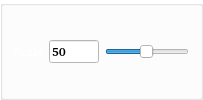
               <widget class="QGroupBox" name="groupBox_12">
                <property name="palette">
                 <palette>
                  <active>
                   <colorrole role="WindowText">
                    <brush brushstyle="SolidPattern">
                     <color alpha="255">
                      <red>255</red>
                      <green>255</green>
                      <blue>255</blue>
                     </color>
                    </brush>
                   </colorrole>
                   <colorrole role="Button">
                    <brush brushstyle="SolidPattern">
                     <color alpha="255">
                      <red>255</red>
                      <green>255</green>
                      <blue>255</blue>
                     </color>
                    </brush>
                   </colorrole>
                   <colorrole role="Text">
                    <brush brushstyle="SolidPattern">
                     <color alpha="255">
                      <red>0</red>
                      <green>0</green>
                      <blue>0</blue>
                     </color>
                    </brush>
                   </colorrole>
                   <colorrole role="ButtonText">
                    <brush brushstyle="SolidPattern">
                     <color alpha="255">
                      <red>255</red>
                      <green>255</green>
                      <blue>255</blue>
                     </color>
                    </brush>
                   </colorrole>
                   <colorrole role="Base">
                    <brush brushstyle="SolidPattern">
                     <color alpha="255">
                      <red>255</red>
                      <green>255</green>
                      <blue>255</blue>
                     </color>
                    </brush>
                   </colorrole>
                   <colorrole role="Window">
                    <brush brushstyle="SolidPattern">
                     <color alpha="255">
                      <red>255</red>
                      <green>255</green>
                      <blue>255</blue>
                     </color>
                    </brush>
                   </colorrole>
                   <colorrole role="PlaceholderText">
                    <brush brushstyle="SolidPattern">
                     <color alpha="255">
                      <red>0</red>
                      <green>0</green>
                      <blue>0</blue>
                     </color>
                    </brush>
                   </colorrole>
                  </active>
                  <inactive>
                   <colorrole role="WindowText">
                    <brush brushstyle="SolidPattern">
                     <color alpha="255">
                      <red>255</red>
                      <green>255</green>
                      <blue>255</blue>
                     </color>
                    </brush>
                   </colorrole>
                   <colorrole role="Button">
                    <brush brushstyle="SolidPattern">
                     <color alpha="255">
                      <red>255</red>
                      <green>255</green>
                      <blue>255</blue>
                     </color>
                    </brush>
                   </colorrole>
                   <colorrole role="Text">
                    <brush brushstyle="SolidPattern">
                     <color alpha="255">
                      <red>0</red>
                      <green>0</green>
                      <blue>0</blue>
                     </color>
                    </brush>
                   </colorrole>
                   <colorrole role="ButtonText">
                    <brush brushstyle="SolidPattern">
                     <color alpha="255">
                      <red>255</red>
                      <green>255</green>
                      <blue>255</blue>
                     </color>
                    </brush>
                   </colorrole>
                   <colorrole role="Base">
                    <brush brushstyle="SolidPattern">
                     <color alpha="255">
                      <red>255</red>
                      <green>255</green>
                      <blue>255</blue>
                     </color>
                    </brush>
                   </colorrole>
                   <colorrole role="Window">
                    <brush brushstyle="SolidPattern">
                     <color alpha="255">
                      <red>255</red>
                      <green>255</green>
                      <blue>255</blue>
                     </color>
                    </brush>
                   </colorrole>
                   <colorrole role="PlaceholderText">
                    <brush brushstyle="SolidPattern">
                     <color alpha="255">
                      <red>0</red>
                      <green>0</green>
                      <blue>0</blue>
                     </color>
                    </brush>
                   </colorrole>
                  </inactive>
                  <disabled>
                   <colorrole role="WindowText">
                    <brush brushstyle="SolidPattern">
                     <color alpha="255">
                      <red>255</red>
                      <green>255</green>
                      <blue>255</blue>
                     </color>
                    </brush>
                   </colorrole>
                   <colorrole role="Button">
                    <brush brushstyle="SolidPattern">
                     <color alpha="255">
                      <red>255</red>
                      <green>255</green>
                      <blue>255</blue>
                     </color>
                    </brush>
                   </colorrole>
                   <colorrole role="Text">
                    <brush brushstyle="SolidPattern">
                     <color alpha="255">
                      <red>255</red>
                      <green>255</green>
                      <blue>255</blue>
                     </color>
                    </brush>
                   </colorrole>
                   <colorrole role="ButtonText">
                    <brush brushstyle="SolidPattern">
                     <color alpha="255">
                      <red>255</red>
                      <green>255</green>
                      <blue>255</blue>
                     </color>
                    </brush>
                   </colorrole>
                   <colorrole role="Base">
                    <brush brushstyle="SolidPattern">
                     <color alpha="255">
                      <red>255</red>
                      <green>255</green>
                      <blue>255</blue>
                     </color>
                    </brush>
                   </colorrole>
                   <colorrole role="Window">
                    <brush brushstyle="SolidPattern">
                     <color alpha="255">
                      <red>255</red>
                      <green>255</green>
                      <blue>255</blue>
                     </color>
                    </brush>
                   </colorrole>
                   <colorrole role="PlaceholderText">
                    <brush brushstyle="SolidPattern">
                     <color alpha="255">
                      <red>0</red>
                      <green>0</green>
                      <blue>0</blue>
                     </color>
                    </brush>
                   </colorrole>
                  </disabled>
                 </palette>
                </property>
                <property name="title">
                 <string/>
                </property>
                <layout class="QHBoxLayout" name="horizontalLayout_12">
                 <item>
                  <widget class="QLabel" name="label_6">
                   <property name="palette">
                    <palette>
                     <active>
                      <colorrole role="Text">
                       <brush brushstyle="SolidPattern">
                        <color alpha="255">
                         <red>145</red>
                         <green>65</green>
                         <blue>172</blue>
                        </color>
                       </brush>
                      </colorrole>
                      <colorrole role="ButtonText">
                       <brush brushstyle="SolidPattern">
                        <color alpha="255">
                         <red>145</red>
                         <green>65</green>
                         <blue>172</blue>
                        </color>
                       </brush>
                      </colorrole>
                      <colorrole role="PlaceholderText">
                       <brush brushstyle="SolidPattern">
                        <color alpha="128">
                         <red>145</red>
                         <green>65</green>
                         <blue>172</blue>
                        </color>
                       </brush>
                      </colorrole>
                     </active>
                     <inactive>
                      <colorrole role="Text">
                       <brush brushstyle="SolidPattern">
                        <color alpha="255">
                         <red>145</red>
                         <green>65</green>
                         <blue>172</blue>
                        </color>
                       </brush>
                      </colorrole>
                      <colorrole role="ButtonText">
                       <brush brushstyle="SolidPattern">
                        <color alpha="255">
                         <red>145</red>
                         <green>65</green>
                         <blue>172</blue>
                        </color>
                       </brush>
                      </colorrole>
                      <colorrole role="PlaceholderText">
                       <brush brushstyle="SolidPattern">
                        <color alpha="128">
                         <red>145</red>
                         <green>65</green>
                         <blue>172</blue>
                        </color>
                       </brush>
                      </colorrole>
                     </inactive>
                     <disabled>
                      <colorrole role="Text">
                       <brush brushstyle="SolidPattern">
                        <color alpha="255">
                         <red>190</red>
                         <green>190</green>
                         <blue>190</blue>
                        </color>
                       </brush>
                      </colorrole>
                      <colorrole role="ButtonText">
                       <brush brushstyle="SolidPattern">
                        <color alpha="255">
                         <red>190</red>
                         <green>190</green>
                         <blue>190</blue>
                        </color>
                       </brush>
                      </colorrole>
                      <colorrole role="PlaceholderText">
                       <brush brushstyle="SolidPattern">
                        <color alpha="128">
                         <red>0</red>
                         <green>0</green>
                         <blue>0</blue>
                        </color>
                       </brush>
                      </colorrole>
                     </disabled>
                    </palette>
                   </property>
                   <property name="font">
                    <font>
                     <family>URW Bookman [urw]</family>
                     <bold>true</bold>
                    </font>
                   </property>
                   <property name="text">
                    <string>Scale</string>
                   </property>
                  </widget>
                 </item>
                 <item>
                  <widget class="QLineEdit" name="scale_line_edit">
                   <property name="maximumSize">
                    <size>
                     <width>50</width>
                     <height>16777215</height>
                    </size>
                   </property>
                   <property name="palette">
                    <palette>
                     <active>
                      <colorrole role="WindowText">
                       <brush brushstyle="SolidPattern">
                        <color alpha="255">
                         <red>0</red>
                         <green>0</green>
                         <blue>0</blue>
                        </color>
                       </brush>
                      </colorrole>
                      <colorrole role="Dark">
                       <brush brushstyle="SolidPattern">
                        <color alpha="255">
                         <red>192</red>
                         <green>191</green>
                         <blue>188</blue>
                        </color>
                       </brush>
                      </colorrole>
                      <colorrole role="Mid">
                       <brush brushstyle="SolidPattern">
                        <color alpha="255">
                         <red>255</red>
                         <green>255</green>
                         <blue>255</blue>
                        </color>
                       </brush>
                      </colorrole>
                      <colorrole role="Text">
                       <brush brushstyle="SolidPattern">
                        <color alpha="255">
                         <red>0</red>
                         <green>0</green>
                         <blue>0</blue>
                        </color>
                       </brush>
                      </colorrole>
                      <colorrole role="BrightText">
                       <brush brushstyle="SolidPattern">
                        <color alpha="255">
                         <red>0</red>
                         <green>0</green>
                         <blue>0</blue>
                        </color>
                       </brush>
                      </colorrole>
                      <colorrole role="ButtonText">
                       <brush brushstyle="SolidPattern">
                        <color alpha="255">
                         <red>0</red>
                         <green>0</green>
                         <blue>0</blue>
                        </color>
                       </brush>
                      </colorrole>
                      <colorrole role="Base">
                       <brush brushstyle="SolidPattern">
                        <color alpha="255">
                         <red>255</red>
                         <green>255</green>
                         <blue>255</blue>
                        </color>
                       </brush>
                      </colorrole>
                      <colorrole role="Window">
                       <brush brushstyle="SolidPattern">
                        <color alpha="255">
                         <red>255</red>
                         <green>255</green>
                         <blue>255</blue>
                        </color>
                       </brush>
                      </colorrole>
                      <colorrole role="Highlight">
                       <brush brushstyle="SolidPattern">
                        <color alpha="255">
                         <red>255</red>
                         <green>255</green>
                         <blue>255</blue>
                        </color>
                       </brush>
                      </colorrole>
                      <colorrole role="HighlightedText">
                       <brush brushstyle="SolidPattern">
                        <color alpha="255">
                         <red>0</red>
                         <green>0</green>
                         <blue>0</blue>
                        </color>
                       </brush>
                      </colorrole>
                      <colorrole role="PlaceholderText">
                       <brush brushstyle="SolidPattern">
                        <color alpha="128">
                         <red>224</red>
                         <green>27</green>
                         <blue>36</blue>
                        </color>
                       </brush>
                      </colorrole>
                      <colorrole role="Accent">
                       <brush brushstyle="SolidPattern">
                        <color alpha="255">
                         <red>255</red>
                         <green>255</green>
                         <blue>255</blue>
                        </color>
                       </brush>
                      </colorrole>
                     </active>
                     <inactive>
                      <colorrole role="WindowText">
                       <brush brushstyle="SolidPattern">
                        <color alpha="255">
                         <red>0</red>
                         <green>0</green>
                         <blue>0</blue>
                        </color>
                       </brush>
                      </colorrole>
                      <colorrole role="Dark">
                       <brush brushstyle="SolidPattern">
                        <color alpha="255">
                         <red>192</red>
                         <green>191</green>
                         <blue>188</blue>
                        </color>
                       </brush>
                      </colorrole>
                      <colorrole role="Mid">
                       <brush brushstyle="SolidPattern">
                        <color alpha="255">
                         <red>255</red>
                         <green>255</green>
                         <blue>255</blue>
                        </color>
                       </brush>
                      </colorrole>
                      <colorrole role="Text">
                       <brush brushstyle="SolidPattern">
                        <color alpha="255">
                         <red>0</red>
                         <green>0</green>
                         <blue>0</blue>
                        </color>
                       </brush>
                      </colorrole>
                      <colorrole role="BrightText">
                       <brush brushstyle="SolidPattern">
                        <color alpha="255">
                         <red>0</red>
                         <green>0</green>
                         <blue>0</blue>
                        </color>
                       </brush>
                      </colorrole>
                      <colorrole role="ButtonText">
                       <brush brushstyle="SolidPattern">
                        <color alpha="255">
                         <red>0</red>
                         <green>0</green>
                         <blue>0</blue>
                        </color>
                       </brush>
                      </colorrole>
                      <colorrole role="Base">
                       <brush brushstyle="SolidPattern">
                        <color alpha="255">
                         <red>255</red>
                         <green>255</green>
                         <blue>255</blue>
                        </color>
                       </brush>
                      </colorrole>
                      <colorrole role="Window">
                       <brush brushstyle="SolidPattern">
                        <color alpha="255">
                         <red>255</red>
                         <green>255</green>
                         <blue>255</blue>
                        </color>
                       </brush>
                      </colorrole>
                      <colorrole role="Highlight">
                       <brush brushstyle="SolidPattern">
                        <color alpha="255">
                         <red>255</red>
                         <green>255</green>
                         <blue>255</blue>
                        </color>
                       </brush>
                      </colorrole>
                      <colorrole role="HighlightedText">
                       <brush brushstyle="SolidPattern">
                        <color alpha="255">
                         <red>0</red>
                         <green>0</green>
                         <blue>0</blue>
                        </color>
                       </brush>
                      </colorrole>
                      <colorrole role="PlaceholderText">
                       <brush brushstyle="SolidPattern">
                        <color alpha="128">
                         <red>224</red>
                         <green>27</green>
                         <blue>36</blue>
                        </color>
                       </brush>
                      </colorrole>
                      <colorrole role="Accent">
                       <brush brushstyle="SolidPattern">
                        <color alpha="255">
                         <red>255</red>
                         <green>255</green>
                         <blue>255</blue>
                        </color>
                       </brush>
                      </colorrole>
                     </inactive>
                     <disabled>
                      <colorrole role="WindowText">
                       <brush brushstyle="SolidPattern">
                        <color alpha="255">
                         <red>192</red>
                         <green>191</green>
                         <blue>188</blue>
                        </color>
                       </brush>
                      </colorrole>
                      <colorrole role="Dark">
                       <brush brushstyle="SolidPattern">
                        <color alpha="255">
                         <red>192</red>
                         <green>191</green>
                         <blue>188</blue>
                        </color>
                       </brush>
                      </colorrole>
                      <colorrole role="Mid">
                       <brush brushstyle="SolidPattern">
                        <color alpha="255">
                         <red>255</red>
                         <green>255</green>
                         <blue>255</blue>
                        </color>
                       </brush>
                      </colorrole>
                      <colorrole role="Text">
                       <brush brushstyle="SolidPattern">
                        <color alpha="255">
                         <red>192</red>
                         <green>191</green>
                         <blue>188</blue>
                        </color>
                       </brush>
                      </colorrole>
                      <colorrole role="BrightText">
                       <brush brushstyle="SolidPattern">
                        <color alpha="255">
                         <red>0</red>
                         <green>0</green>
                         <blue>0</blue>
                        </color>
                       </brush>
                      </colorrole>
                      <colorrole role="ButtonText">
                       <brush brushstyle="SolidPattern">
                        <color alpha="255">
                         <red>192</red>
                         <green>191</green>
                         <blue>188</blue>
                        </color>
                       </brush>
                      </colorrole>
                      <colorrole role="Base">
                       <brush brushstyle="SolidPattern">
                        <color alpha="255">
                         <red>255</red>
                         <green>255</green>
                         <blue>255</blue>
                        </color>
                       </brush>
                      </colorrole>
                      <colorrole role="Window">
                       <brush brushstyle="SolidPattern">
                        <color alpha="255">
                         <red>255</red>
                         <green>255</green>
                         <blue>255</blue>
                        </color>
                       </brush>
                      </colorrole>
                      <colorrole role="HighlightedText">
                       <brush brushstyle="SolidPattern">
                        <color alpha="255">
                         <red>0</red>
                         <green>0</green>
                         <blue>0</blue>
                        </color>
                       </brush>
                      </colorrole>
                      <colorrole role="PlaceholderText">
                       <brush brushstyle="SolidPattern">
                        <color alpha="128">
                         <red>0</red>
                         <green>0</green>
                         <blue>0</blue>
                        </color>
                       </brush>
                      </colorrole>
                      <colorrole role="Accent">
                       <brush brushstyle="SolidPattern">
                        <color alpha="255">
                         <red>255</red>
                         <green>255</green>
                         <blue>255</blue>
                        </color>
                       </brush>
                      </colorrole>
                     </disabled>
                    </palette>
                   </property>
                   <property name="font">
                    <font>
                     <family>URW Bookman [urw]</family>
                     <bold>true</bold>
                    </font>
                   </property>
                   <property name="text">
                    <string>50</string>
                   </property>
                  </widget>
                 </item>
                 <item>
                  <widget class="QSlider" name="scale_slider">
                   <property name="palette">
                    <palette>
                     <active>
                      <colorrole role="WindowText">
                       <brush brushstyle="SolidPattern">
                        <color alpha="255">
                         <red>145</red>
                         <green>65</green>
                         <blue>172</blue>
                        </color>
                       </brush>
                      </colorrole>
                      <colorrole role="Button">
                       <brush brushstyle="SolidPattern">
                        <color alpha="255">
                         <red>255</red>
                         <green>255</green>
                         <blue>255</blue>
                        </color>
                       </brush>
                      </colorrole>
                      <colorrole role="Text">
                       <brush brushstyle="SolidPattern">
                        <color alpha="255">
                         <red>36</red>
                         <green>31</green>
                         <blue>49</blue>
                        </color>
                       </brush>
                      </colorrole>
                      <colorrole role="Base">
                       <brush brushstyle="SolidPattern">
                        <color alpha="255">
                         <red>255</red>
                         <green>255</green>
                         <blue>255</blue>
                        </color>
                       </brush>
                      </colorrole>
                      <colorrole role="Window">
                       <brush brushstyle="SolidPattern">
                        <color alpha="255">
                         <red>255</red>
                         <green>255</green>
                         <blue>255</blue>
                        </color>
                       </brush>
                      </colorrole>
                      <colorrole role="PlaceholderText">
                       <brush brushstyle="SolidPattern">
                        <color alpha="128">
                         <red>36</red>
                         <green>31</green>
                         <blue>49</blue>
                        </color>
                       </brush>
                      </colorrole>
                     </active>
                     <inactive>
                      <colorrole role="WindowText">
                       <brush brushstyle="SolidPattern">
                        <color alpha="255">
                         <red>145</red>
                         <green>65</green>
                         <blue>172</blue>
                        </color>
                       </brush>
                      </colorrole>
                      <colorrole role="Button">
                       <brush brushstyle="SolidPattern">
                        <color alpha="255">
                         <red>255</red>
                         <green>255</green>
                         <blue>255</blue>
                        </color>
                       </brush>
                      </colorrole>
                      <colorrole role="Text">
                       <brush brushstyle="SolidPattern">
                        <color alpha="255">
                         <red>36</red>
                         <green>31</green>
                         <blue>49</blue>
                        </color>
                       </brush>
                      </colorrole>
                      <colorrole role="Base">
                       <brush brushstyle="SolidPattern">
                        <color alpha="255">
                         <red>255</red>
                         <green>255</green>
                         <blue>255</blue>
                        </color>
                       </brush>
                      </colorrole>
                      <colorrole role="Window">
                       <brush brushstyle="SolidPattern">
                        <color alpha="255">
                         <red>255</red>
                         <green>255</green>
                         <blue>255</blue>
                        </color>
                       </brush>
                      </colorrole>
                      <colorrole role="PlaceholderText">
                       <brush brushstyle="SolidPattern">
                        <color alpha="128">
                         <red>36</red>
                         <green>31</green>
                         <blue>49</blue>
                        </color>
                       </brush>
                      </colorrole>
                     </inactive>
                     <disabled>
                      <colorrole role="WindowText">
                       <brush brushstyle="SolidPattern">
                        <color alpha="255">
                         <red>190</red>
                         <green>190</green>
                         <blue>190</blue>
                        </color>
                       </brush>
                      </colorrole>
                      <colorrole role="Button">
                       <brush brushstyle="SolidPattern">
                        <color alpha="255">
                         <red>255</red>
                         <green>255</green>
                         <blue>255</blue>
                        </color>
                       </brush>
                      </colorrole>
                      <colorrole role="Text">
                       <brush brushstyle="SolidPattern">
                        <color alpha="255">
                         <red>190</red>
                         <green>190</green>
                         <blue>190</blue>
                        </color>
                       </brush>
                      </colorrole>
                      <colorrole role="Base">
                       <brush brushstyle="SolidPattern">
                        <color alpha="255">
                         <red>255</red>
                         <green>255</green>
                         <blue>255</blue>
                        </color>
                       </brush>
                      </colorrole>
                      <colorrole role="Window">
                       <brush brushstyle="SolidPattern">
                        <color alpha="255">
                         <red>255</red>
                         <green>255</green>
                         <blue>255</blue>
                        </color>
                       </brush>
                      </colorrole>
                      <colorrole role="PlaceholderText">
                       <brush brushstyle="SolidPattern">
                        <color alpha="128">
                         <red>0</red>
                         <green>0</green>
                         <blue>0</blue>
                        </color>
                       </brush>
                      </colorrole>
                     </disabled>
                    </palette>
                   </property>
                   <property name="minimum">
                    <number>1</number>
                   </property>
                   <property name="maximum">
                    <number>100</number>
                   </property>
                   <property name="value">
                    <number>50</number>
                   </property>
                   <property name="orientation">
                    <enum>Qt::Horizontal</enum>
                   </property>
                  </widget>
                 </item>
                </layout>
               </widget>
